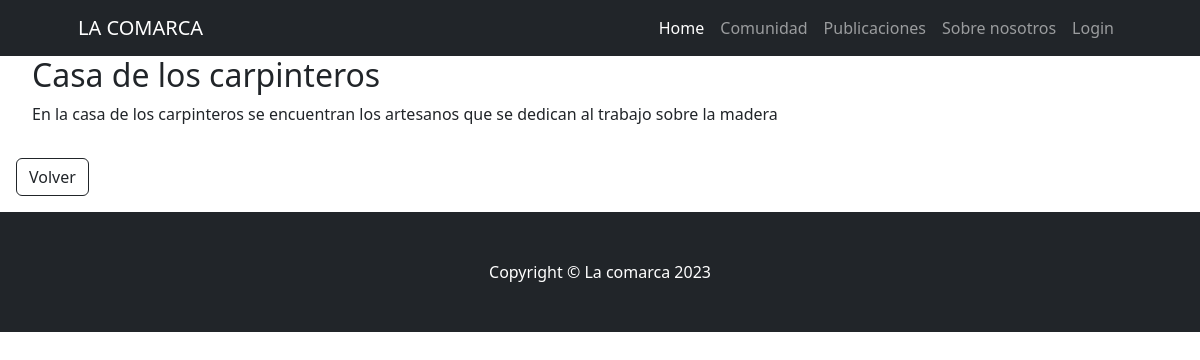
Page /comunidad/casascomunidad/detail/1 on the committed database.
### comunidad/models.py (models this page shows, shortened)
class CasasComunidad(models.Model):
    nombre_casa = models.CharField(max_length=50)
    descripcion = models.CharField(max_length=500)
    class Meta:
        verbose_name = "Casa"
        verbose_name_plural = "Casas"

### comunidad/views.py (the view)
# urls.py: path("casascomunidad/detail/<int:pk>", views.CasasComunidadDetail.as_view(), name="casascomunidad_detail"),
class CasasComunidadDetail(DetailView):
    model = models.CasasComunidad

### comunidad/templates/comunidad/casascomunidad_detail.html
{% extends 'home/base.html' %}
{% block content %}
    <ul>
        <h2>{{object.nombre_casa}}</h2>
        <p>{{object.descripcion}}</p>
    </ul>
    <a class="btn btn-outline-dark m-3 m-3" href="{% url 'comunidad:casascomunidad_list' %}">Volver</a>
{% endblock content %}

### rows in the picture
CasasComunidad: nombre_casa "Casa de los carpinteros", descripcion "En la casa de los carpinteros se encuentran los artesanos que se dedican al trabajo sobre la madera"
